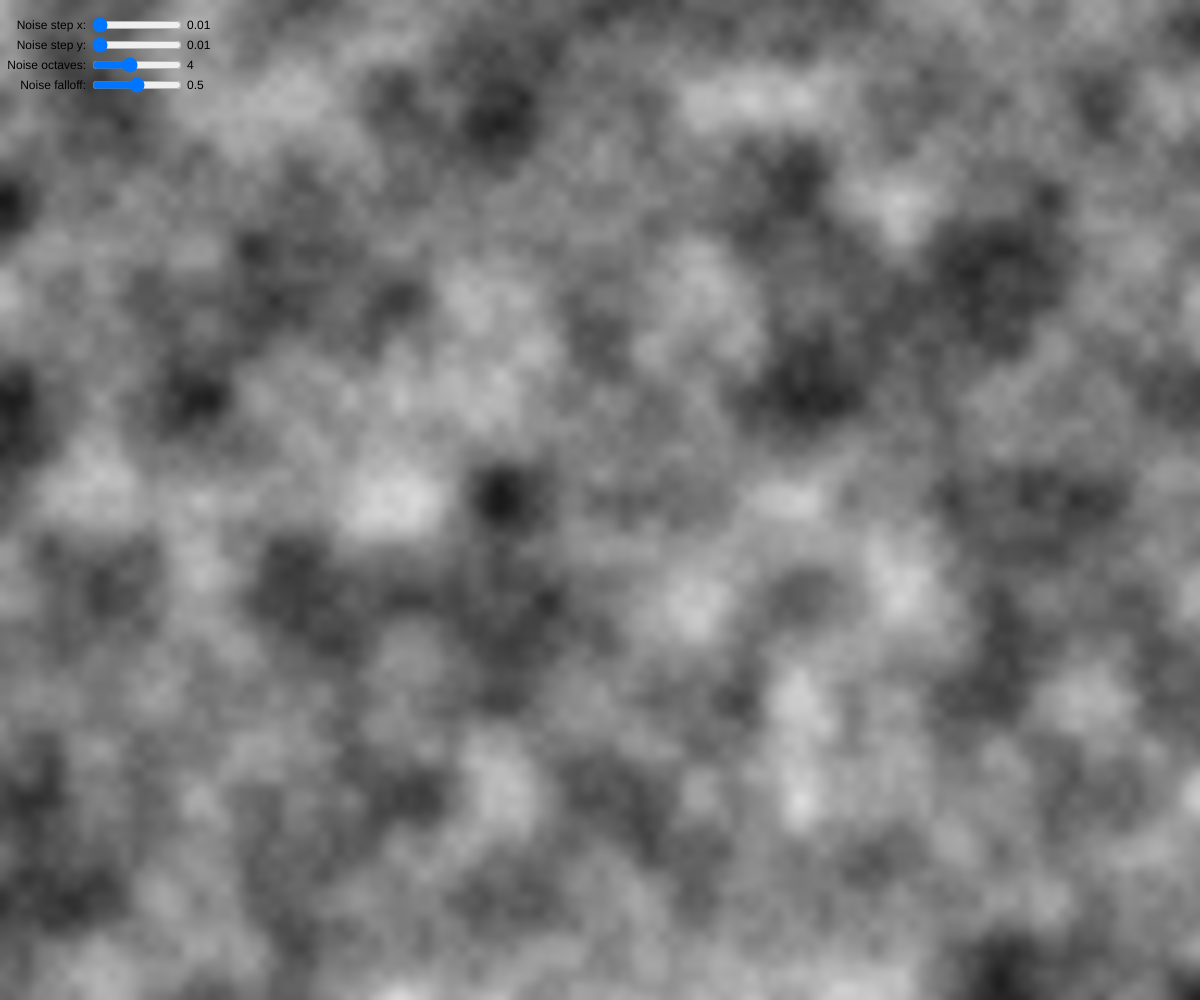
Frame 1 (no input)
Frame 2 (the mouse pressed at the canvas centre, redrawn once): identical to frame 1, image omitted

The p5.js sketch that drew this single still picture (run headless with seeded random() and noise() and a simulated clock; the mouse was pressed at the canvas centre and the sketch redrawn once):

// p5.js sketch
// ── sketch.js
/**
 * A playground for 2D perlin noise based on this Coding Train tutorial:
 * https://youtu.be/ikwNrFvnL3g
 * 
 * For more on Perlin Noise and p5js, see the Coding Train's "Introduction to Perlin Noise":
 * https://www.youtube.com/playlist?list=PLRqwX-V7Uu6bgPNQAdxQZpJuJCjeOr7VD
 * 
 */

let randomGraph;

let noiseGraph;
let sliderNoiseStepX;
let sliderNoiseStepY;
let sliderNoiseOctaves; 
let sliderNoiseFalloff; 

let xNoiseInputVal = 0;

const xSliderPos = 90;
const ySliderBuffer = 4;

// Build the canvas and the four sliders that control the 2D noise field.
function setup() {
  createCanvas(windowWidth, windowHeight);

  // Accessibility: text description of the canvas for screen readers
  // https://p5js.org/reference/p5/describe/
  describe("A grayscale 2D Perlin noise texture filling the canvas, with sliders to adjust the noise step, octaves, and falloff.");

  // Setup sliders
  sliderNoiseStepX = createSlider(0, 2, 0.01, 0.001);
  sliderNoiseStepX.attribute('aria-label', 'Noise step in X'); // accessible name for screen readers
  sliderNoiseStepX.position(xSliderPos, 15);
  sliderNoiseStepX.style('width', '90px');
  sliderNoiseStepX.input(function(){
    print("New sliderNoiseStepX", sliderNoiseStepX.value());
    redraw(); // since loop is off, force redraw
  });

  sliderNoiseStepY = createSlider(0, 2, 0.01, 0.001);
  sliderNoiseStepY.attribute('aria-label', 'Noise step in Y'); // accessible name for screen readers
  sliderNoiseStepY.position(xSliderPos, sliderNoiseStepX.y + sliderNoiseStepX.height + ySliderBuffer);
  sliderNoiseStepY.style('width', '90px');
  sliderNoiseStepY.input(function(){
    print("New sliderNoiseStepY", sliderNoiseStepY.value());
    redraw(); // since loop is off, force redraw
  });

  sliderNoiseOctaves = createSlider(0, 10, 4, 1); // noise detail octave default is 4
  sliderNoiseOctaves.attribute('aria-label', 'Noise detail octaves'); // accessible name for screen readers
  sliderNoiseOctaves.position(xSliderPos, sliderNoiseStepY.y + sliderNoiseStepY.height + ySliderBuffer);
  sliderNoiseOctaves.style('width', '90px');
  sliderNoiseOctaves.input(function(){
    noiseDetail(sliderNoiseOctaves.value());
    print("New sliderNoiseOctave", sliderNoiseOctaves.value());
    redraw(); // since loop is off, force redraw
  });

  sliderNoiseFalloff = createSlider(0, 1, 0.5, 0.01); // needs to be between 0 and 1, default is 0.5
  sliderNoiseFalloff.attribute('aria-label', 'Noise falloff'); // accessible name for screen readers
  sliderNoiseFalloff.position(xSliderPos, sliderNoiseOctaves.y + sliderNoiseOctaves.height + ySliderBuffer);
  sliderNoiseFalloff.style('width', '90px');
  sliderNoiseFalloff.input(function(){
    noiseDetail(sliderNoiseOctaves.value(), sliderNoiseFalloff.value());
    print("New sliderNoiseFalloff", sliderNoiseFalloff.value());
    redraw(); // since loop is off, force redraw
  });

  pixelDensity(1);
  noLoop(); // no reason to loop
}

// Sample 2D noise(x, y) per pixel into a grayscale field (stepping the noise
// input coords by the slider amounts), then overlay the current slider values.
function draw() {

  loadPixels();
  const noiseStepX = sliderNoiseStepX.value();
  const noiseStepY = sliderNoiseStepY.value();
  let yNoiseInputCoord = 0;
  for(let y = 0; y < height; y++){
    let xNoiseInputCoord = 0;
    for(let x = 0; x < width; x++){
      let pixelIndex = (x + y * width) * 4;
      let noiseVal = noise(xNoiseInputCoord, yNoiseInputCoord);
      noiseVal = constrain(noiseVal, 0, 1);
      let pixelVal =  noiseVal* 255;
      pixels[pixelIndex + 0] = pixelVal;
      pixels[pixelIndex + 1] = pixelVal;
      pixels[pixelIndex + 2] = pixelVal;
      pixels[pixelIndex + 3] = 255; // opaqueness
      xNoiseInputCoord += noiseStepX; 
    }
    yNoiseInputCoord += noiseStepY;
  }
  updatePixels();

  // draw slider and noise values
  noStroke();
  fill(0);
  
  let yTextPos = sliderNoiseStepX.y + sliderNoiseStepX.height - 2;
  const xSliderValTextPos = sliderNoiseStepX.x + sliderNoiseStepX.width + 7; 
  const xSliderLabelTextPos = sliderNoiseStepX.x - 4;
  textAlign(RIGHT);
  text("Noise step x:", xSliderLabelTextPos, yTextPos);
  textAlign(LEFT);
  text(nfc(sliderNoiseStepX.value(), 3), xSliderValTextPos, yTextPos);

  yTextPos = sliderNoiseStepY.y + sliderNoiseStepY.height - 2;
  textAlign(RIGHT);
  text("Noise step y:", xSliderLabelTextPos, yTextPos);
  textAlign(LEFT);
  text(nfc(sliderNoiseStepY.value(), 3), xSliderValTextPos, yTextPos);

  yTextPos = sliderNoiseOctaves.y + sliderNoiseOctaves.height - 2;
  textAlign(RIGHT);
  text("Noise octaves:", xSliderLabelTextPos, yTextPos);
  textAlign(LEFT);
  text(sliderNoiseOctaves.value(), xSliderValTextPos, yTextPos);

  yTextPos = sliderNoiseFalloff.y + sliderNoiseFalloff.height - 2;
  textAlign(RIGHT);
  text("Noise falloff:", xSliderLabelTextPos, yTextPos);
  textAlign(LEFT);
  text(sliderNoiseFalloff.value(), xSliderValTextPos, yTextPos);
}

// Keep the canvas matched to the window on resize.
function windowResized() {
  resizeCanvas(windowWidth, windowHeight);

  // // Resize the underlying graphs
  // let yGraph = 0;
  // graphHeight = height / numGraphs;
  // randomGraph.moveAndResize(0, yGraph, width, graphHeight);
  // yGraph += graphHeight;
  // noiseGraph.moveAndResize(0, yGraph, width, graphHeight);

  // // move the slider
  // sliderNoiseStep.position(xSliderPos, noiseGraph.getTop() + 15);
  // sliderNoiseOctaves.position(xSliderPos, sliderNoiseStep.y + sliderNoiseStep.height + ySliderBuffer);
  // sliderNoiseFalloff.position(xSliderPos, sliderNoiseOctaves.y + sliderNoiseOctaves.height + ySliderBuffer);
}
